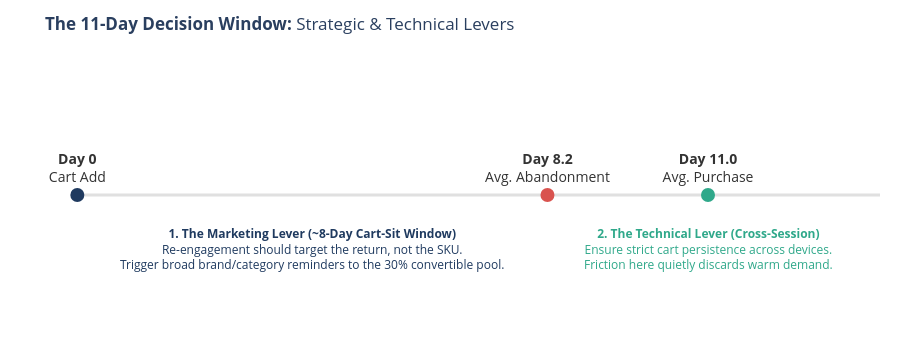

Notebook source saved alongside this figure:
### Code cell
fig = go.Figure()

# 1. The simple, clean timeline track
fig.add_trace(go.Scatter(
    x=[0, 14], y=[0, 0],
    mode="lines",
    line=dict(color="#E0E0E0", width=3),
    hoverinfo="skip"
))

# 2. The three core milestones
milestone_days = [0, 8.2, 11]
milestone_labels = ["<b>Day 0</b><br>Cart Add", "<b>Day 8.2</b><br>Avg. Abandonment", "<b>Day 11.0</b><br>Avg. Purchase"]

fig.add_trace(go.Scatter(
    x=milestone_days, y=[0, 0, 0],
    mode="markers+text",
    marker=dict(color=["#1F3A5F", "#D9534F", "#2FA88A"], size=14),
    text=milestone_labels,
    textposition="top center",
    textfont=dict(size=14, color="#333333")
))


fig.update_layout(
    title="<b>The 11-Day Decision Window:</b> Strategic & Technical Levers",
    showlegend=False,
    plot_bgcolor="#FFFFFF", 
    
    annotations=[
        
        dict(
            x=4.1, y=-0.1, 
            text="<b>1. The Marketing Lever (~8-Day Cart-Sit Window)</b><br>"
                 "Re-engagement should target the return, not the SKU.<br>"
                 "Trigger broad brand/category reminders to the 30% convertible pool.",
            showarrow=False,
            font=dict(size=12, color="#1F3A5F"),
            align="center"
        ),
       
        dict(
            x=11, y=-0.1, 
            text="<b>2. The Technical Lever (Cross-Session)</b><br>"
                 "Ensure strict cart persistence across devices.<br>"
                 "Friction here quietly discards warm demand.",
            showarrow=False,
            font=dict(size=12, color="#2FA88A"),
            align="center"
        )
    ],
    
   
    xaxis=dict(showgrid=False, zeroline=False, showticklabels=False, range=[-1, 14]),
    yaxis=dict(showgrid=False, zeroline=False, showticklabels=False, range=[-0.25, 0.25]),
    height=350,
    margin=dict(t=60, b=20, l=20, r=20)
)

fig.show()

fig.write_html("11_day_decision_window.html")

### Figure 1 — Plotly figure (JSON) as saved in the notebook; plotly's stock layout.template omitted (floating-point values rounded to 4 significant figures)
{"data": [{"hoverinfo": "skip", "line": {"color": "#E0E0E0", "width": 3}, "mode": "lines", "type": "scatter", "x": [0, 14], "y": [0, 0]}, {"marker": {"color": ["#1F3A5F", "#D9534F", "#2FA88A"], "size": 14}, "mode": "markers+text", "text": ["<b>Day 0</b><br>Cart Add", "<b>Day 8.2</b><br>Avg. Abandonment", "<b>Day 11.0</b><br>Avg. Purchase"], "textfont": {"color": "#333333", "size": 14}, "textposition": "top center", "type": "scatter", "x": [0, 8.2, 11], "y": [0, 0, 0]}], "layout": {"annotations": [{"align": "center", "font": {"color": "#1F3A5F", "size": 12}, "showarrow": false, "text": "<b>1. The Marketing Lever (~8-Day Cart-Sit Window)</b><br>Re-engagement should target the return, not the SKU.<br>Trigger broad brand/category reminders to the 30% convertible pool.", "x": 4.1, "y": -0.1}, {"align": "center", "font": {"color": "#2FA88A", "size": 12}, "showarrow": false, "text": "<b>2. The Technical Lever (Cross-Session)</b><br>Ensure strict cart persistence across devices.<br>Friction here quietly discards warm demand.", "x": 11, "y": -0.1}], "height": 350, "margin": {"b": 20, "l": 20, "r": 20, "t": 60}, "plot_bgcolor": "#FFFFFF", "showlegend": false, "title": {"text": "<b>The 11-Day Decision Window:</b> Strategic & Technical Levers"}, "xaxis": {"range": [-1, 14], "showgrid": false, "showticklabels": false, "zeroline": false}, "yaxis": {"range": [-0.25, 0.25], "showgrid": false, "showticklabels": false, "zeroline": false}}}
